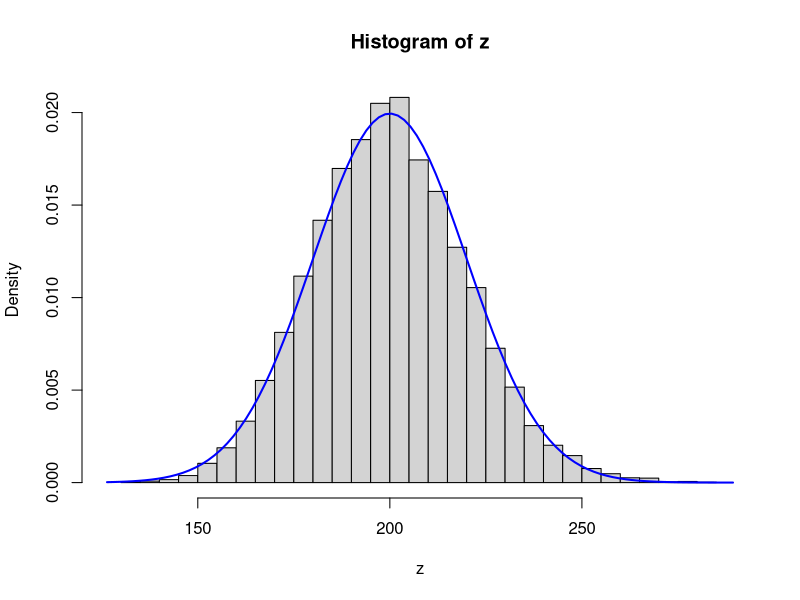
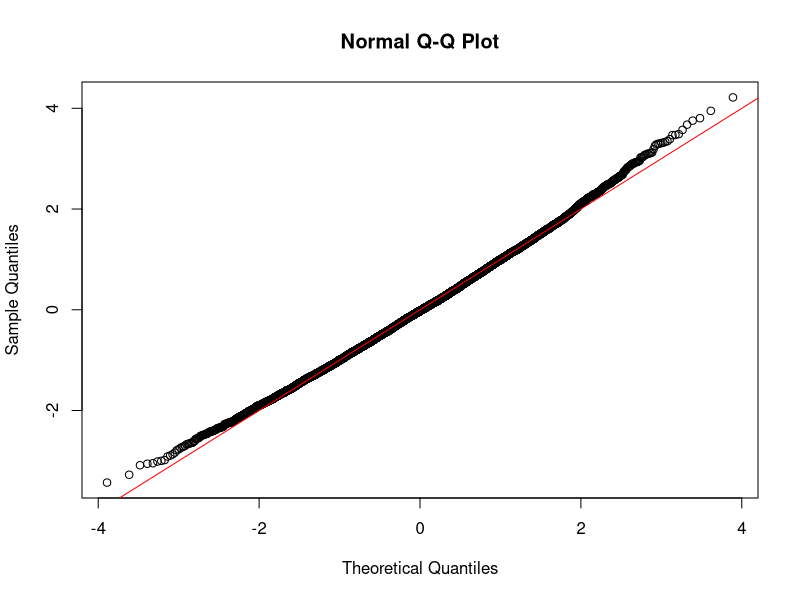

These charts were generated, in order, by the following R code:

#GAMMA

tam = 10000
n = 100
k = 1
lambda = 1/2

mean = k/lambda
sd = sqrt(k/lambda**2)

newmean = n*mean
newsd = sd*sqrt(n)

z = c()
for (i in 1:tam){
  x = rgamma(n, shape=k, rate=lambda)
  y = sum(x)
  z = c(z,y)
}

# Limite del grafico
infimo <- min(z)-5
maximo <- max(z)+5

# Dibujamos histograma de la muestra
hist(z, prob=T, breaks = 30, xlim = c(infimo,maximo))

# Dibujamos la función de densidad de erlang sobre el histograma
xfit <- seq(infimo, maximo, length = 100)
yfit <- dnorm(xfit, mean=newmean, newsd)
lines(xfit, yfit, col = "blue", lwd = 2)

#TESTS
# QQplot de la muestra normal propia, primero estandarizamos la variable
est = (z-newmean)/newsd
qqnorm(est)

# Ajustamos una recta de regresion lineal
# Al estar generados por la misma distribucion deberan tener una 
# correlacion cercana a 1, por tanto el qqplot debera modelizarse
# sobre la recta y=x
abline(a=0, b=1, col='red')

# Test de kolmogorov
# Con la opcion two sided, para comprobar si la distribucion es igual
# Un valor del estadistico cercano a 0 nos dara evidencias para afirmar
# que nuestra muestra se distribuye de forma normal
print(ks.test(z,'pnorm', newmean, newsd))
